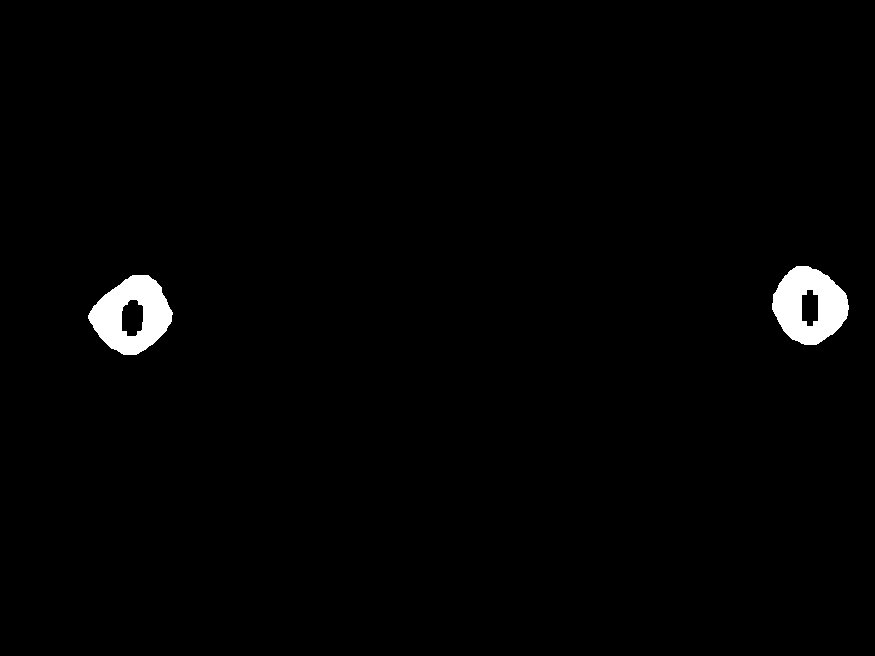
#> input picture fg/10.png, 875 x 656 px, given as the content of the folder res, which was not available
$ python process.py
#> lines starting #> are read from the running program, lines starting #| are printed output that depends on the picture; after the words box and inside, x2 and y2 are one past the last pixel; in counts of white or black regions, pixels touching at a corner belong together; pictures that were not available may be replaced by others from this repository, and a replacement may not be noted
# -*- coding: utf-8 -*-
# @Author: lenovouser
# @Date:   2020-10-21 15:45:04
# @Last Modified by:   lenovouser
# @Last Modified time: 2020-10-21 15:45:09
import cv2 as cv
import numpy as np
import matplotlib.pyplot as plt
import math


def gamma(img, g=1.0):
    ig = g
    table = []
    for i in range(256):
        table.append(((i / 255)**ig) * 255)
    table = np.array([table]).astype("uint8")
    return cv.LUT(img, table)


import glob

for fn in glob.glob("res/*"):
    print(fn)
    # image = cv.imread(fn, 1)
    img = cv.imread(fn, 0)
#> img: shape (656, 875); 1.4% white; 2 white regions, box (x1, y1, x2, y2) and area: (88, 275, 173, 355) 4014, (772, 266, 849, 345) 3940

    # image = cv.cvtColor(image, cv.COLOR_BGR2HSV)
    # h, s, img = cv.split(image)

    img = cv.bilateralFilter(img, 21, 11, 11)

    # img = cv.equalizeHist(img)
    img = gamma(img, 2)
    img = cv.normalize(img, None, 0, 255, cv.NORM_MINMAX)
    # img = gamma(img, 2)
    # k = cv.getStructuringElement(cv.MORPH_ELLIPSE, (9, 9))
    # img = cv.morphologyEx(img, cv.MORPH_CLOSE, k)
    k = cv.getStructuringElement(cv.MORPH_ELLIPSE, (7, 7))
    img = cv.morphologyEx(img, cv.MORPH_CLOSE, k)
#> img: shape (656, 875); 1.4% white; 2 white regions, box (x1, y1, x2, y2) and area: (88, 275, 173, 355) 4038, (772, 266, 849, 345) 4002

    # [20 lines of commented-out code are left out]

    img = cv.GaussianBlur(img, (5, 5), 1)

    plt.imshow(img, cmap="gray")
    # plt.show()

    # #

    ret, _ = cv.threshold(img, 0, 255, cv.THRESH_BINARY | cv.THRESH_OTSU)
#> ret = 112

    # edges = cv.adaptiveThreshold(img, 255, cv.ADAPTIVE_THRESH_MEAN_C, cv.THRESH_BINARY_INV, 51, 10)
    h, w = img.shape
#> h = 656; w = 875

    # print(ret)

    dc, dr = 5, 5
    std = dc * dr / 100
    mean = ret
#> mean = 112
    edges = img.copy()
    for row in range(0, h, dr):
        for col in range(0, w, dc):
            roi = edges[row: row + dr, col: col + dc]
            if roi.max() < mean:
                edges[row: row + dr, col: col + dc] = 0
            else:

                _, edges[row: row + dr,
                         col: col + dc] = cv.threshold(roi, ret, 255,
                                                       cv.THRESH_BINARY | cv.THRESH_OTSU)
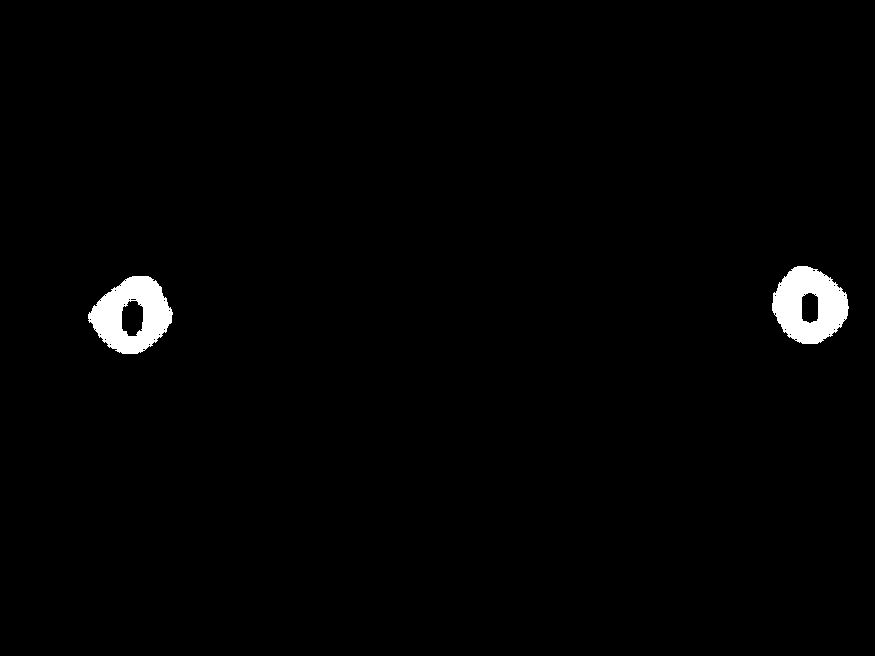
#> edges: shape (656, 875); 1.4% white; 2 white regions, box (x1, y1, x2, y2) and area: (88, 276, 173, 354) 3969, (772, 266, 849, 344) 3954

    # edges = cv.Canny(img, 50, 310)

    # edges = cv.medianBlur(edges, 7)
    edges = cv.medianBlur(edges, 5)
#> edges: shape (656, 875); 1.4% white; 2 white regions, box (x1, y1, x2, y2) and area: (88, 276, 173, 354) 3978, (772, 266, 849, 344) 3960
    # edges = cv.medianBlur(edges, 3)

    k = cv.getStructuringElement(cv.MORPH_CROSS, (11, 11))
    edges = cv.morphologyEx(edges, cv.MORPH_CLOSE, k, iterations=1)
#> edges: shape (656, 875); 1.4% white; 2 white regions, box (x1, y1, x2, y2) and area: (772, 266, 849, 344) 4020, (88, 276, 173, 354) 3984
    # edges = cv.medianBlur(edges, 7)

    k = cv.getStructuringElement(cv.MORPH_ELLIPSE, (1, 15))

    # edges = cv.dilate(edges, k)
    # edges = cv.medianBlur(edges, 7)
    # edges = cv.medianBlur(edges, 5)

    edges = cv.erode(edges, k, iterations=1)
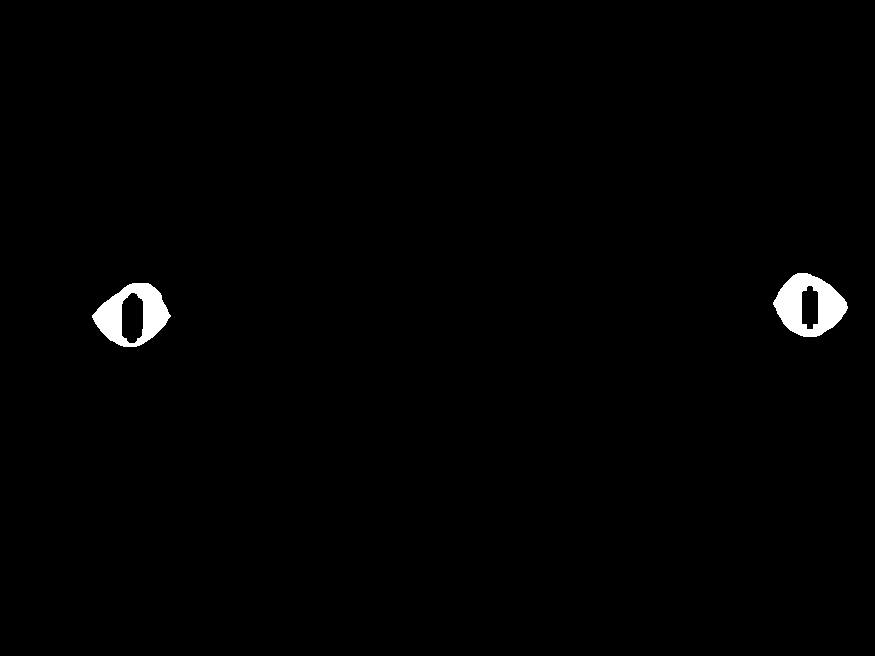
#> edges: shape (656, 875); 0.92% white; 2 white regions
    # [9 lines of commented-out code are left out]

    contours, hierarchy = cv.findContours(edges, cv.RETR_TREE, cv.CHAIN_APPROX_NONE)
#> contours = 4 contours; box (x1, y1, x2, y2) and area: (92, 283, 171, 347) 3332, (773, 273, 848, 337) 3230, (121, 292, 144, 344) 949, (801, 285, 819, 330) 638
    for i in contours:
        # print(i)
        if cv.contourArea(i) < 100:
            cv.fillConvexPoly(edges, i, 0)
#> this loop made 4 passes
    # [5 lines of commented-out code are left out]
    plt.imshow(edges, cmap="gray")

    # plt.show()
    # # edges = cv.bitwise_not(edges)

    cv.imwrite("fg/" + fn.split("\\")[-1], edges)
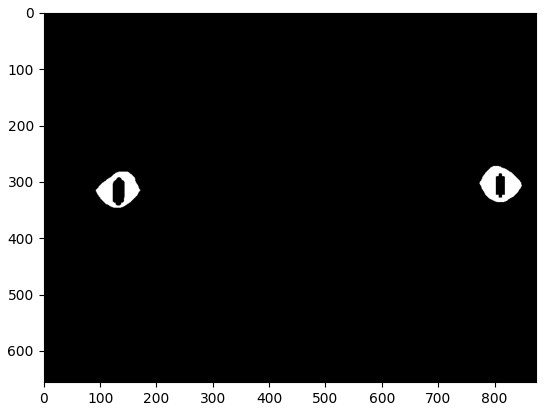
#> figure drawn by matplotlib, 1 panel
